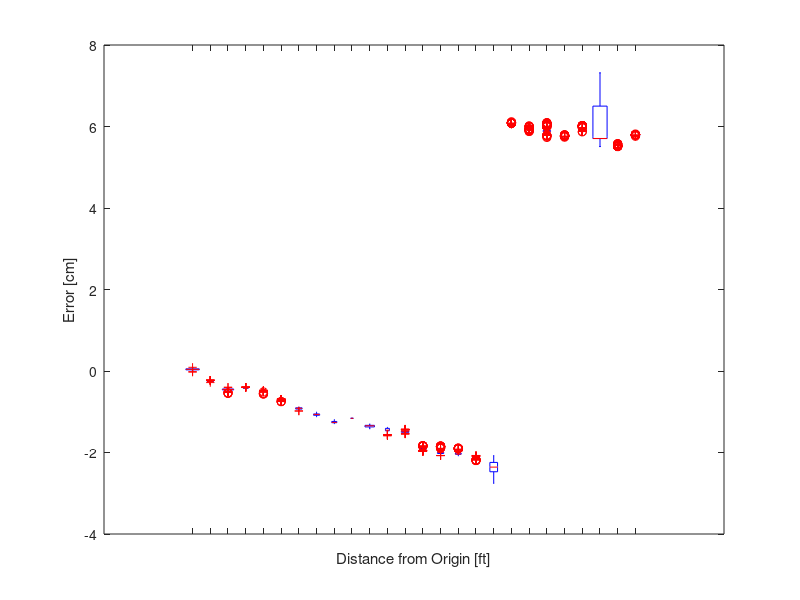
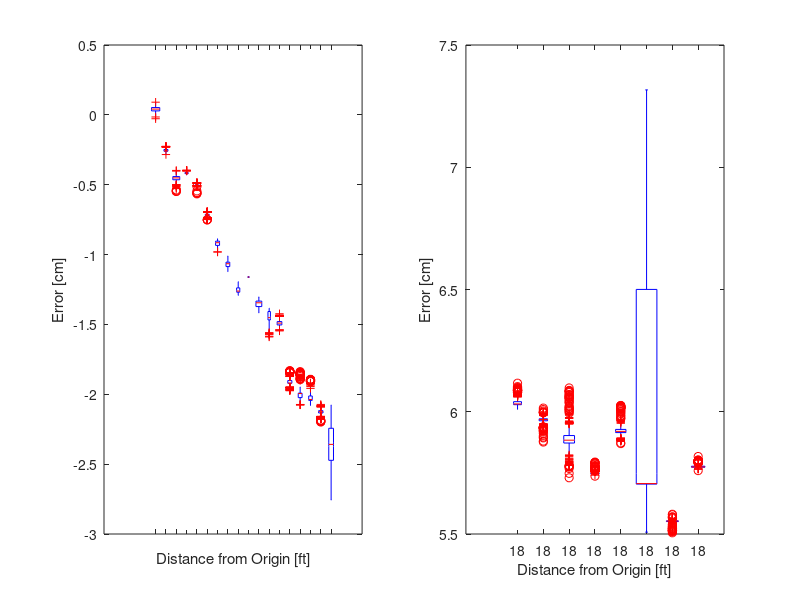
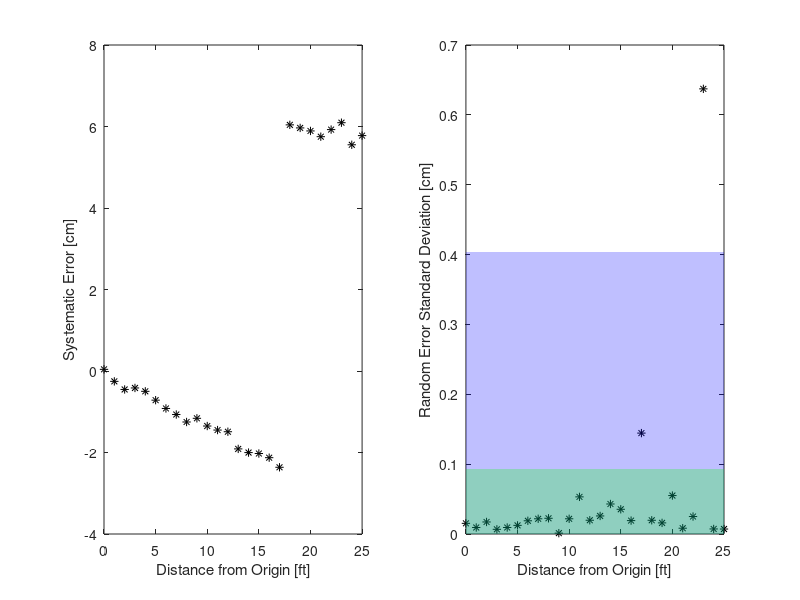

These figures' MATLAB source, in order:
try load('VICON_err.mat')
    
catch me
    
    filename = './Data/VICON Error_2.csv';

    m_to_ft = 3.28084; % ft m^-1

    pos = 0:25; % ft

    n = 26;

    err = cell(n,1);
    [ sis_err, sig_err ] = deal( zeros(n,1) );

    for i = 1 : n

    fprintf( [ num2str(pos(i)/m_to_ft), ' m\n' ] );

    [ ~, p, ~, ~ ] = importTruthData( filename, 1 );

    err{i} = pos(i) - p .* m_to_ft;

    sis_err(i) = mean( err{i} );

    sig_err(i) = std( err{i} );

    end
    
    err_str.err = err;
    err_str.sis_err = sis_err;
    err_str.sig_err = sig_err;
    err_str.pos = pos;
    
    save( 'VICON_err.mat', err_str )
    
end

clearvars;
close all;
clc;

m_to_ft = 3.28084; % ft m^-1
load( 'VICON_err.mat' )

err_full = [];
g = [];

for i = 1 : length( err_str.err )
    
    err_full = [ err_full; err_str.err{i} ];
    g = [ g; err_str.pos(i) .* ones( length( err_str.err{i} ), 1 ) ];
    
end

figure;
boxplot( err_full / m_to_ft * 100, g )
xlabel( 'Distance from Origin [ft]' )
ylabel( 'Error [cm]' )

figure;

subplot(1,2,1)
boxplot( err_full( g <= 17 ) / m_to_ft * 100, g( g <= 17 ) )
xlabel( 'Distance from Origin [ft]' )
ylabel( 'Error [cm]' )

subplot(1,2,2)
boxplot( err_full( g > 17 ) / m_to_ft * 100, g( g > 17 ) )
xlabel( 'Distance from Origin [ft]' )
ylabel( 'Error [cm]' )

figure;

subplot(1,2,1)
plot( err_str.pos, err_str.sis_err / m_to_ft * 100, '*k' )
xlabel( 'Distance from Origin [ft]' )
ylabel( 'Systematic Error [cm]' )

subplot(1,2,2)
plot( err_str.pos, err_str.sig_err / m_to_ft * 100, '*k' )
hold on
fill( [ min( err_str.pos ), max( err_str.pos ), max( err_str.pos ), ...
    min( err_str.pos ) ], [ 0, 0, std( err_str.sig_err )*100, ...
    std( err_str.sig_err )*100 ], 'b', 'FaceAlpha', 0.25, ...
    'EdgeAlpha', 0.5 )
fill( [ min( err_str.pos ), max( err_str.pos ), max( err_str.pos ), ...
    min( err_str.pos ) ], [ 0, 0, ...
    std(err_str.sig_err([1:23,25:end]))*100, ...
    std(err_str.sig_err([1:23,25:end]))*100 ], 'g', 'FaceAlpha', 0.25, ...
    'EdgeAlpha', 0.5 )
xlabel( 'Distance from Origin [ft]' )
ylabel( 'Random Error Standard Deviation [cm]' )